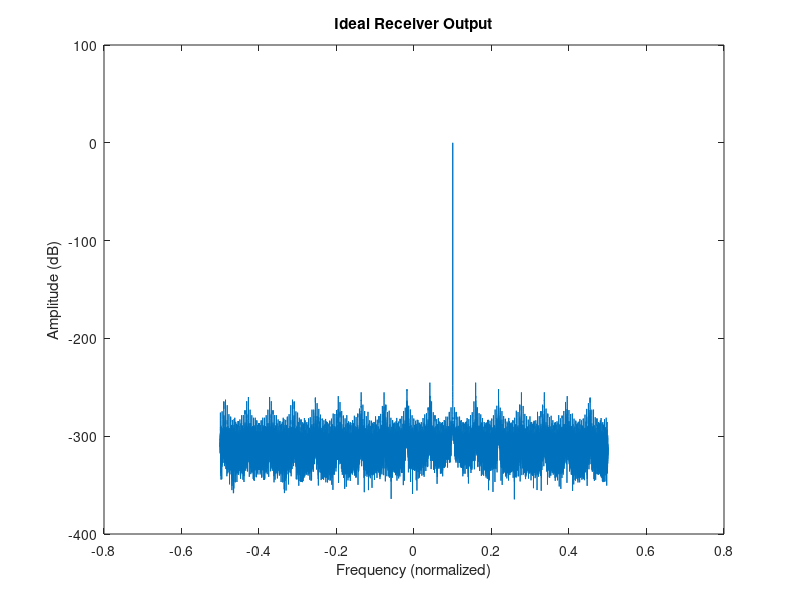
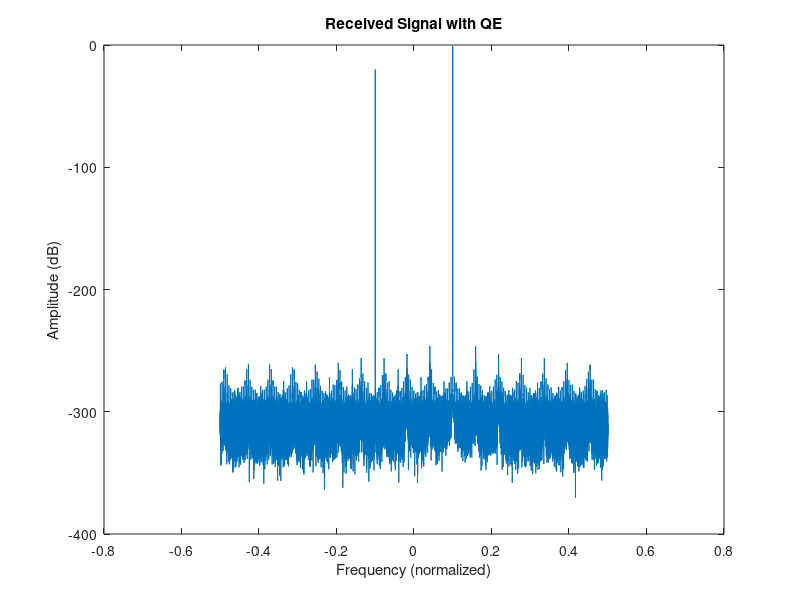

The MATLAB source for these figures, in order:
 function [ I_signal , Q_signal ] = DirectDownConversionDemo()
% Define parameters
 N = 1e5 ; % number of samples
 n = (0: N -1); % sample indices
 f_c = 0.1; % normalized carrier frequency
 phi_c = 0; % carrier phase
 phi_q = 0.0; % quadrature phase error
 g_q = 0.8; % quadrature gain imbalance

 % Generate a complex bandpass signal
 f_x = 0.1; % signal frequency
 x = exp (1i *2* pi* f_x * n ) ; % complex exponential at f_x

 plot_ft(x , "Ideal Receiver Output") ;

% Apply quadrature error
g1 = (1 + g_q * exp ( -1i * phi_q ) ) / 2;
g2 = (1 - g_q * exp (1i * phi_q ) ) / 2;
y_bb = x * exp ( -1i * phi_c ) .* g1 + conj ( x ) * exp ( -1i * phi_c ) .* g2 ; % Baseband signal with quadrature error


 % Sample the filtered signal (ADC)
 y_adc = y_bb ;
 I_signal = real( y_adc ) ;
 Q_signal = imag( y_adc ) ;

 % Plot the spectrum of the baseband signal
 plot_ft( y_adc , "Received Signal with QE") ;

 end


 function plot_ft(x, t)
    N = length(x);
    % Compute frequency vector for plotting
    f = (-N/2):(N-1)/2;
    f = f / N; % Normalize frequencies
    
    figure;
    plot(f, 20*log10(abs(fftshift(fft(x)))/N));
    ylabel('Amplitude (dB)');
    xlabel('Frequency (normalized)');
    title(t);

end